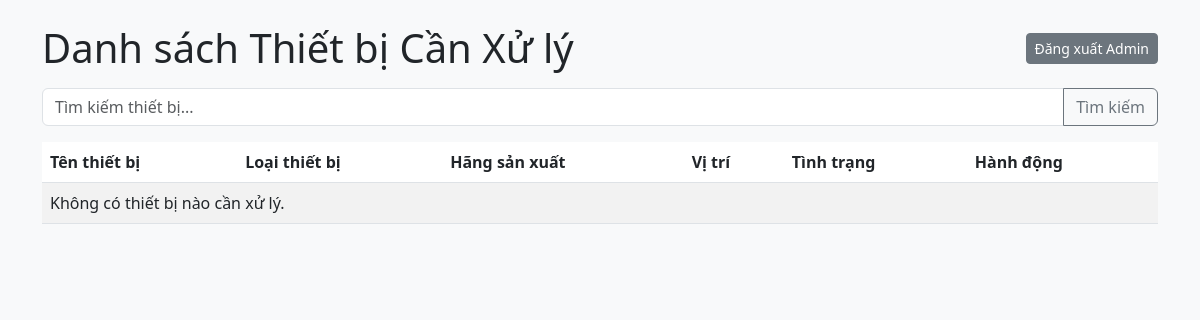
Before: /staff/devices (signed in) with the older database file.
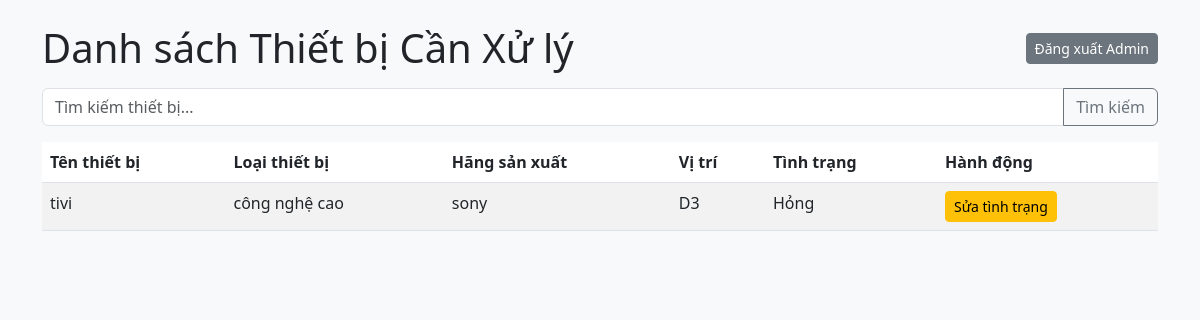
After: the same page with the newer database file.
### tables this page shows
CREATE TABLE devices (
            id INTEGER PRIMARY KEY AUTOINCREMENT,
            device_name TEXT,
            device_type TEXT,
            brand TEXT,
            location TEXT,
            status TEXT
        );

### app.py (the view)
@app.route('/staff/devices')
@staff_login_required
def staff_devices():
    return device_controller.list_devices_staff()

### app.py (called while the page is built)
def is_admin():
    return session.get('user_role') == 'admin'

def is_staff():
    return session.get('user_role') == 'staff'

def staff_login_required(f):
    from functools import wraps
    @wraps(f)
    def decorated_function(*args, **kwargs):
        if not is_staff() and not is_admin():
            flash("Yêu cầu quyền staff để truy cập trang này.", "warning")
            return redirect(url_for('staff_login'))
        return f(*args, **kwargs)
    return decorated_function

@app.teardown_appcontext
def close_connection(exception):
    device_model.close_db_connection()

### controllers/device_controller.py (called while the page is built)
    def list_devices_staff(self):
        statuses = ['Hỏng', 'Cần sửa chữa']
        devices = self.model.get_devices_by_statuses(statuses) # Tạo method get_devices_by_statuses trong model
        return render_template("staff/list_devices_staff.html", devices=devices) # Tạo template staff/list_devices_staff.html

### models/device.py (called while the page is built)
    def get_db_connection(self):
        db = getattr(g, '_database', None)
        if db is None:
            db = g._database = sqlite3.connect(DATABASE_NAME)
            db.row_factory = sqlite3.Row
        return db

### templates/staff/list_devices_staff.html (shortened to what this page needs)
{% extends 'base.html' %}
{% block page_heading %}Danh sách Thiết bị Cần Xử lý{% endblock %}
{% block content %}
    <form action="{{ url_for('staff_search_devices') }}" method="post" class="mb-3">
        <div class="input-group">
            <input type="text" class="form-control" placeholder="Tìm kiếm thiết bị..." name="keyword" value="{{ search_keyword if search_keyword }}">
            <button class="btn btn-outline-secondary" type="submit">Tìm kiếm</button>
        </div>
    </form>
    <table class="table table-striped">
        <thead>
            <tr>
                <th>Tên thiết bị</th>
                <th>Loại thiết bị</th>
                <th>Hãng sản xuất</th>
                <th>Vị trí</th>
                <th>Tình trạng</th>
                <th>Hành động</th>
            </tr>
        </thead>
        <tbody>
            {% for device in devices %}
            <tr>
                <td>{{ device['device_name'] }}</td>
                <td>{{ device['device_type'] }}</td>
                <td>{{ device['brand'] }}</td>
                <td>{{ device['location'] }}</td>
                <td>{{ device['status'] }}</td>
                <td>
                    <a href="{{ url_for('staff_edit_device_status', id=device['id']) }}" class="btn btn-sm btn-warning">Sửa tình trạng</a>
                </td>
            </tr>
            {% else %}
            <tr>
                <td colspan="6">Không có thiết bị nào cần xử lý.</td>
            </tr>
            {% endfor %}
        </tbody>
    </table>
{% endblock %}

Changed rows visible on the page:
added devices: device_name "tivi", device_type "công nghệ cao", brand "sony", location "D3", status "Hỏng"
Other visible differences:
text no longer shown: "Không có thiết bị nào cần xử lý."
